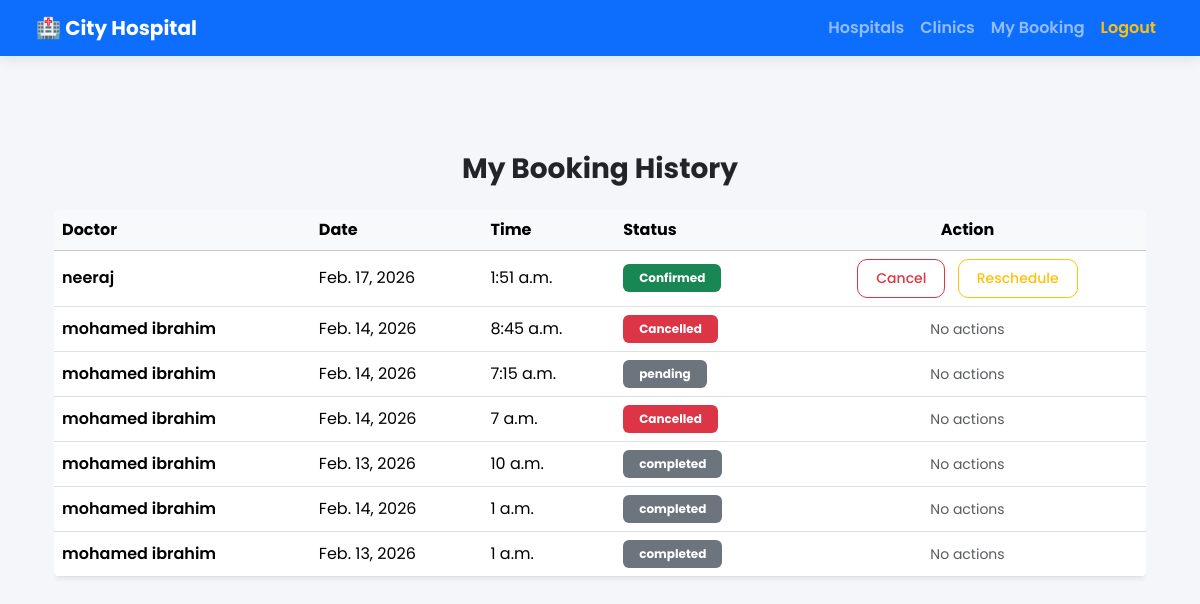
Page /my-appointments/ (signed in) on the committed database.
### appointments/models.py (models this page shows, shortened)
class Appointment(models.Model):
    STATUS_CHOICES = (
    ('pending', 'Pending'),
    ('confirmed', 'Confirmed'),
    ('cancelled', 'Cancelled'),
    ('completed', 'Completed'),
    ('failed', 'Failed'),
    )
    status = models.CharField(
        max_length=20,
        choices=STATUS_CHOICES,
        default='pending'
    )
    user = models.ForeignKey(settings.AUTH_USER_MODEL, on_delete=models.CASCADE)
    patient_name = models.CharField(max_length=200)
    doctor = models.ForeignKey(Doctor, on_delete=models.CASCADE)
    slot = models.ForeignKey(TimeSlot, on_delete=models.CASCADE)
    created_at = models.DateTimeField(auto_now_add=True)

class TimeSlot(models.Model):
    doctor = models.ForeignKey(Doctor, on_delete=models.CASCADE)
    date = models.DateField()
    start_time = models.TimeField()
    end_time = models.TimeField(null=True, blank=True)
    is_booked = models.BooleanField(default=False)
    price = models.DecimalField(max_digits=10, decimal_places=2, default=400)
    class Meta:
        ordering = ['date', 'start_time']
        unique_together = ('doctor', 'date', 'start_time', 'end_time')

### doctors/models.py (models this page shows, shortened)
class Doctor(models.Model):
    STATUS_CHOICES = [
        ('PENDING', 'Pending'),
        ('APPROVED', 'Approved'),
        ('REJECTED', 'Rejected'),
    ]
    user = models.OneToOneField(
        settings.AUTH_USER_MODEL,
        on_delete=models.CASCADE
    )
    name = models.CharField(max_length=100, null=True, blank=True)
    facility = models.ForeignKey(
        MedicalFacility,
        on_delete=models.CASCADE,
        related_name='doctors'
    )
    specialization = models.CharField(max_length=200)
    experience = models.IntegerField()
    image = models.ImageField(
        upload_to='doctors/',
        blank=True,
        null=True
    )
    status = models.CharField(
        max_length=20,
        choices=STATUS_CHOICES,
        default='PENDING'
    )
    is_blocked = models.BooleanField(default=False)
    created_at = models.DateTimeField(auto_now_add=True)

### core/views.py (the view)
# urls.py: path('my-appointments/', my_appointments, name='my_appointments'),
@login_required
def my_appointments(request):
    appointments = Appointment.objects.filter(user=request.user).select_related('doctor', 'slot').order_by('-created_at')
    return render(request, 'my_appointments.html', {'appointments': appointments})

### Template/my_appointments.html
{% extends "base.html" %}
{% block content %}
<div class="container py-5">
    <h3 class="mb-4 text-center fw-bold"> My Booking History</h3>
    {% if appointments %}
    <div class="table-responsive">
        <table class="table table-hover align-middle shadow-sm bg-white rounded">
            <thead class="table-light">
                <tr>
                    <th>Doctor</th>
                    <th>Date</th>
                    <th>Time</th>
                    <th>Status</th>
                    <th class="text-center">Action</th>
                </tr>
            </thead>
            <tbody>
                {% for appointment in appointments %}
                <tr>
                    <td class="fw-semibold">
                        {{ appointment.doctor.name }}
                    </td>
                    <td>
                        {{ appointment.slot.date }}
                    </td>
                    <td>
                        {{ appointment.slot.start_time }}
                    </td>
                    <td>
                        {% if appointment.status == "confirmed" %}
                            <span class="badge bg-success px-3 py-2">
                                Confirmed
                            </span>
                        {% elif appointment.status == "cancelled" %}
                            <span class="badge bg-danger px-3 py-2">
                                Cancelled
                            </span>
                        {% else %}
                            <span class="badge bg-secondary px-3 py-2">
                                {{ appointment.status }}
                            </span>
                        {% endif %}
                    </td>
                    <td class="text-center">
                        {% if appointment.status == "confirmed" %}
                            <a href="{% url 'cancel_user_appointment' appointment.id %}"
                               class="btn btn-outline-danger btn-sm me-2">
                                Cancel
                            </a>
                            <a href="{% url 'show_reschedule_slots' appointment.id %}"
                               class="btn btn-outline-warning btn-sm">
                                Reschedule
                            </a>
                        {% else %}
                            <span class="text-muted small">No actions</span>
                        {% endif %}
                    </td>
                </tr>
                {% endfor %}
            </tbody>
        </table>
    </div>
    {% else %}
    <div class="alert alert-info text-center shadow-sm">
        No appointments yet.
    </div>
    {% endif %}
</div>
{% endblock %}

### Template/base.html (style rules this page uses)
body { font-family: 'Poppins', sans-serif; background: #f4f6f9; }
.btn { border-radius: 10px; padding: 8px 18px; font-weight: 500; }
.table { background: white; border-radius: 12px; overflow: hidden; }

### rows in the picture
Appointment: doctor.name "neeraj", slot "Feb. 17, 2026", slot.start_time "1:51 a.m.", status "Confirmed"
Appointment: doctor.name "mohamed ibrahim", slot "Feb. 14, 2026", slot.start_time "8:45 a.m.", status "Cancelled"
Appointment: doctor.name "mohamed ibrahim", slot "Feb. 14, 2026", slot.start_time "7:15 a.m.", status "pending", shows "No actions"
Appointment: doctor.name "mohamed ibrahim", slot "Feb. 14, 2026", slot.start_time "7 a.m.", status "Cancelled"
Appointment: doctor.name "mohamed ibrahim", slot "Feb. 13, 2026", slot.start_time "10 a.m.", status "completed", shows "No actions"
Appointment: doctor.name "mohamed ibrahim", slot "Feb. 14, 2026", slot.start_time "1 a.m.", status "completed", shows "No actions"
Appointment: doctor.name "mohamed ibrahim", slot "Feb. 13, 2026", slot.start_time "1 a.m.", status "completed", shows "No actions"
